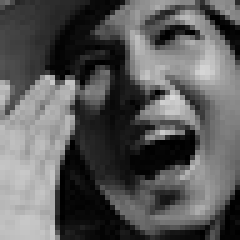
#> input picture De_cuong/code/Training_596387.jpg, 48 x 48 px (shown 5 times larger)
$ jupyter execute adaptive_data_augmentation.ipynb
#> lines starting #> are read from the running program, lines starting #| are printed output that depends on the picture
# Adaptive data augmentation

## 📌 Import thư viện

[cell 1]
import numpy as np
import matplotlib.pyplot as plt
import cv2

## 📌 1. Hàm vẽ histogram của ảnh

[cell 2]
def plot_histogram(image, title):
    plt.hist(image.ravel(), bins=256, range=[0, 256], color='blue', alpha=0.7)
    plt.xlabel("Pixel Value")
    plt.ylabel("Frequency")
    plt.title(title)

## 📌 2. Hàm Gamma Correction

[cell 3]
def gamma_correction(image, gamma=1.0):
    inv_gamma = 1.0 / gamma
    table = np.array([(i / 255.0) ** inv_gamma * 255 for i in np.arange(0, 256)]).astype("uint8")
    return cv2.LUT(image, table)

## 📌 3. Đọc ảnh gốc (ảnh đầu vào)

[cell 4]
image_path = "Training_596387.jpg"  # Đổi thành đường dẫn ảnh của bạn
image = cv2.imread(image_path, cv2.IMREAD_GRAYSCALE)
#> image is the input picture: shape (48, 48); min 0, max 217, mean 89.7

## 📌 4. Áp dụng Gamma Correction (gamma < 1 để làm sáng ảnh)

[cell 5]
gamma_corrected = gamma_correction(image, gamma=0.7)
#> in gamma_correction, `return cv2.LUT(image, table)`:
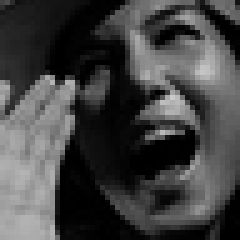
#> returned value: shape (48, 48) (shown 5 times larger); min 0, max 202, mean 66.5

## 📌 5. Áp dụng Histogram Equalization

[cell 6]
hist_equalized = cv2.equalizeHist(image)
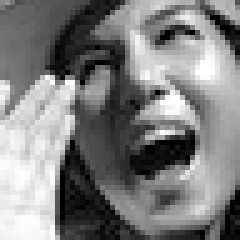
#> hist_equalized: shape (48, 48) (shown 5 times larger); min 0, max 255, mean 126.8

## 📌 6. Vẽ biểu đồ histogram trước & sau khi tăng cường

[cell 7]
plt.figure(figsize=(12, 6))

## Histogram của ảnh gốc

[cell 8]
plt.figure(figsize=(12, 6))  # Mở rộng kích thước figure
plt.subplot(2, 3, 1)
plt.imshow(image, cmap="gray")
plt.title("Ảnh Gốc")
plt.axis("off")

plt.subplot(2, 3, 2)
plt.imshow(gamma_corrected, cmap="gray")
plt.title("Gamma Correction (γ=0.7)")
plt.axis("off")

plt.subplot(2, 3, 3)
plt.imshow(hist_equalized, cmap="gray")
plt.title("Histogram Equalization")
plt.axis("off")
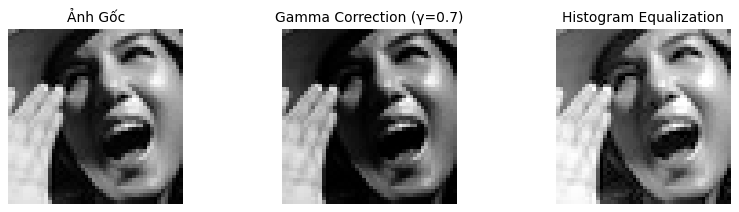
#> figure drawn by matplotlib, 3 panels

## Histogram

[cell 9]
plt.figure(figsize=(12, 6))  # Mở rộng kích thước figure

plt.subplot(2, 3, 4)
plot_histogram(image, "Histogram - Ảnh Gốc")

plt.subplot(2, 3, 5)
plot_histogram(gamma_corrected, "Histogram - Gamma Correction")

plt.subplot(2, 3, 6)
plot_histogram(hist_equalized, "Histogram - Histogram Equalization")

plt.subplots_adjust(hspace=0.5)  # Tăng khoảng cách giữa các hàng
plt.show()
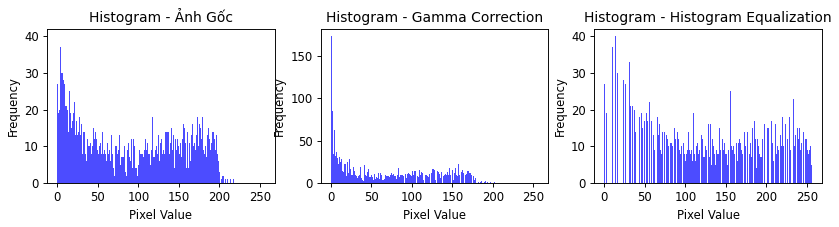
#> figure drawn by matplotlib, 3 panels; panel 1: tallest bar 40 high, from x = 4 to 5; panel 2: tallest bar 173 high, from x = 0 to 1; panel 3: tallest bar 40 high, from x = 13 to 14
